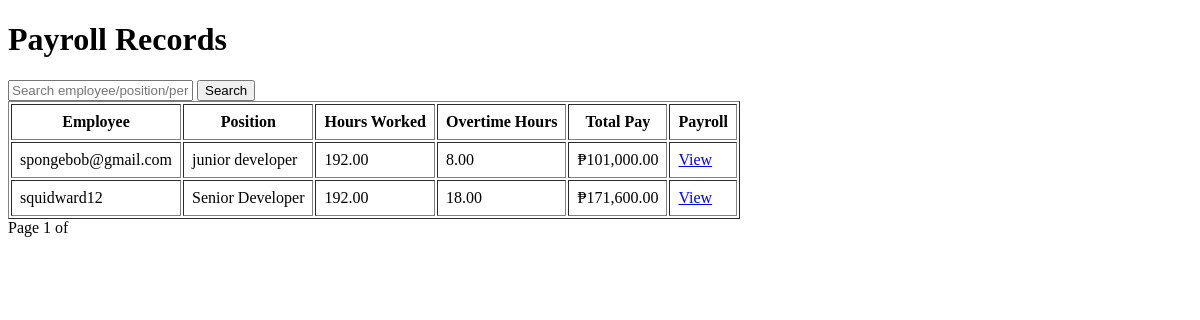
The page /hrpayrolls/ (signed in) on the database as committed earlier.
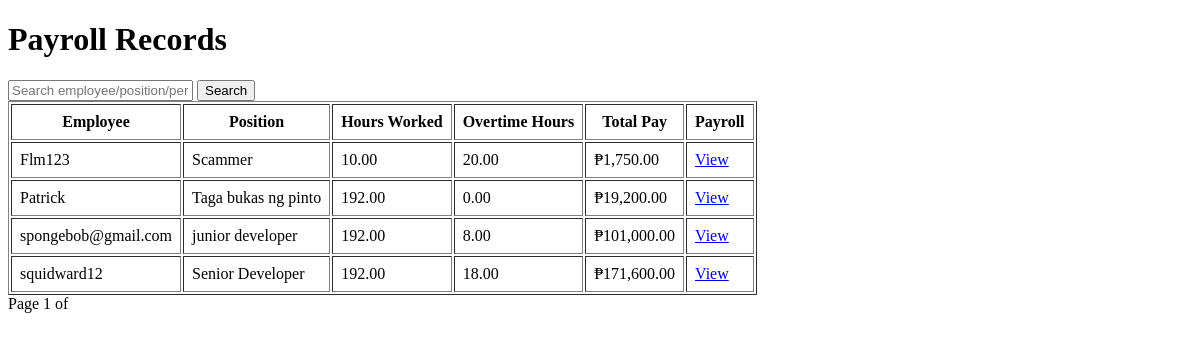
The same page on the database as committed later.
### tasks/models.py (models this page shows, shortened)
class Payroll(models.Model):
    employee = models.ForeignKey(Employee ,on_delete=models.CASCADE)
    payroll_period = models.DateField(default=date.today)
    created_at = models.DateField(auto_now_add = True)
    updated_at = models.DateTimeField(auto_now= True)
    created_by = models.ForeignKey(User, on_delete=models.SET_NULL, null=True)
    status_choices = (
        ('pending', 'Pending'), #first element is the actual value passed to db, second element is what is readable to admin
        ('paid', 'Paid'),
    )
    status = models.CharField(max_length=10, choices=status_choices, default='pending' )
    hours_worked = models.DecimalField(
        max_digits=5,
        decimal_places=2,
        validators=[validate_half_hour]
        ) #validators validates the input if applicable to decimal .50
    overtime_hours = models.DecimalField(
        max_digits=5,
        decimal_places=2,
        default=0,
        validators=[validate_half_hour]
        )
    def total_pay(self):
        overtime_rate = self.employee.hourly_rate * Decimal ('1.25')
        total = (
            self.hours_worked * self.employee.hourly_rate +
            self.overtime_hours * overtime_rate
        )
        return total.quantize(Decimal('0.01'), rounding=ROUND_HALF_UP) #sets the precision as 2. decimal places.
    class Meta:
        unique_together = ('employee', 'payroll_period')
        ordering = ['-payroll_period']

class Employee(models.Model):
    user = models.OneToOneField(User, on_delete=models.CASCADE)
    employee_id = models.CharField(max_length=20, unique=True)
    position  =models.CharField(max_length=100)
    hourly_rate = models.DecimalField(max_digits=8, decimal_places=2)
    is_active = models.BooleanField(default = True)
    date_hired = models.DateTimeField(auto_now_add=True)

### tasks/views.py (the view)
    def wrapper(request, *args, **kwargs): # *args collects extra positional arguments. **kwargs collects extra keyword arguments.
        if not request.user.is_superuser:
            return HttpResponseForbidden("You are not allowed here.")
        return view_func(request, *args, **kwargs)

### tasks/views.py (called while the page is built)
def hr_required(view_func):
    def wrapper(request, *args, **kwargs): # *args collects extra positional arguments. **kwargs collects extra keyword arguments.
        if not request.user.is_superuser:
            return HttpResponseForbidden("You are not allowed here.")
        return view_func(request, *args, **kwargs)
    return wrapper

@staff_member_required
@hr_required
def hr_payroll_list(request):
    search = request.GET.get('search', '')
    payrolls = Payroll.objects.select_related('employee__user').all()
    if search:
        payrolls = payrolls.filter (
            Q(employee__user__username__icontains=search) |
            Q(employee__position__icontains=search) |
            Q(payroll_period__icontains=search)
        )
    payrolls = payrolls.order_by('-payroll_period')
    paginator = Paginator(payrolls, 10)
    page_number = request.GET.get('page')
    page_obj = paginator.get_page(page_number) #this displays the per page payrolls with the applied paginator of 10 per pages
    context = {
        'page_obj' : page_obj,
        'search_query' : search
    }
    return render (request, 'dashboard/hr_payroll_list.html', context)

### tasks/templates/dashboard/hr_payroll_list.html (shortened to what this page needs)
{% load humanize %}
<!DOCTYPE html>
<html>
<head>
</head>
<body>
    <h1>Payroll Records</h1>
    <form method="get">
      <input type="text" name="search" placeholder="Search employee/position/period" value={{search_query}}>
      <button type="submit">Search</button>
    </form>
    <table border ="1" cellpadding ="8">
      <tr>
        <th>Employee</th>
        <th>Position</th>
        <th>Hours Worked</th>
        <th>Overtime Hours</th>
        <th>Total Pay</th>
        <th>Payroll</th>
      </tr>
      {% for payroll in page_obj%}
      <tr>
        <td>{{payroll.employee.user.username}}</td>
        <td>{{payroll.employee.position}}</td>
        <td>{{payroll.hours_worked}}</td>
        <td>{{payroll.overtime_hours}}</td>
        <td>₱{{payroll.total_pay| intcomma}}</td>
        <td> <a href="{% url 'payroll_detail' payroll.pk%}">View</a></td>
      </tr>
      {% empty %}
      <tr>
        <td colspan="5">No payroll records yet.</td>
      </tr>
      {%endfor%}
    </table>
    <div style="magrin-top:20px">
      Page {{ page_obj.number }} of {{ page_obg.paginator.num_pages}}
    </div>
</body>
</html>

Rows that differ between the two databases and show on the page:
added Payroll: employee.user.username "Flm123", employee.position "Scammer", hours_worked "10.00", overtime_hours "20.00", total_pay "1,750.00"
added Payroll: employee.user.username "Patrick", employee.position "Taga bukas ng pinto", hours_worked "192.00", overtime_hours "0.00", total_pay "19,200.00"
